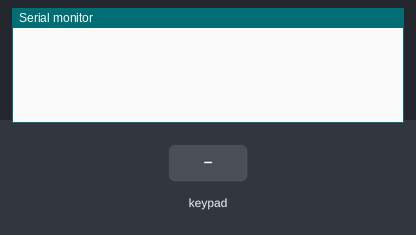
The sketch below on a simulated Arduino Uno, built with avr-gcc and run on an emulated ATmega328P. Shown: the last lines printed to the serial monitor. The inputs (shaded band) are chosen by the test bench.

Above: at 1.2 s.
1.3 s: key '7' pressed
At 2.2 s:
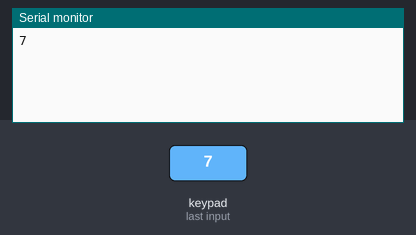
2.8 s: keypad keys 1 0 1 1 1 2 1 3 A pressed 0.4 s apart
At 7.0 s:
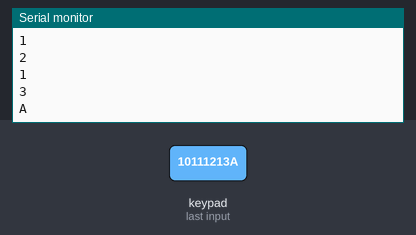
7.9 s: key 'B' pressed
At 8.3 s:
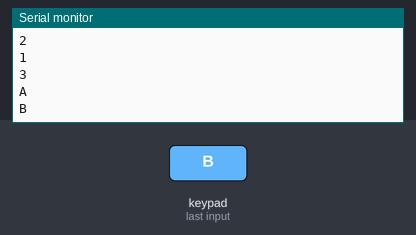
9.4 s: keypad keys 1 0 1 1 1 2 1 3 D pressed 0.4 s apart
At 13.3 s:
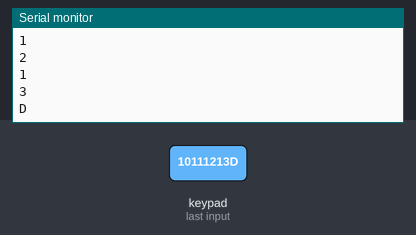
14.5 s: key 'C' pressed
At 15.7 s:
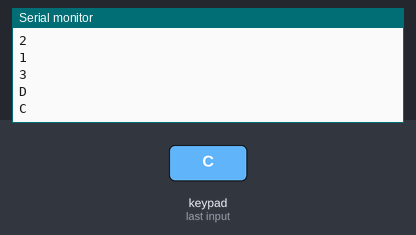
16.0 s: key 'E' pressed
At 17.1 s:
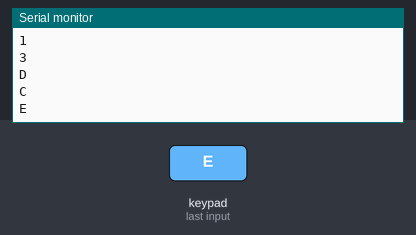
Timing chart, 0 to 18.5 s (numbered marks = the images above; inputs shaded):
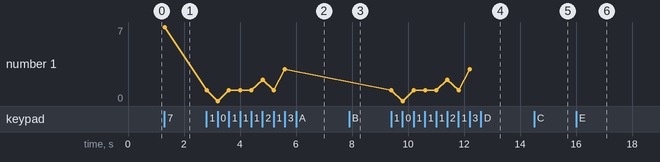

The sketch:

Lab05-02.ino
```cpp
#include <Keypad.h>
const byte ROWS = 4; // 4 Rows
const byte COLS = 4; // 4 Columns
// 定義 Keypad 的按鍵
char keys[ROWS][COLS] = {
{'7', '4', '1', '0'}, {'8','5','2', 'A'},
{'9', '6', '3', 'B'}, {'C', 'D', 'E', 'F'}
};
// 定義 Keypad 連到 Arduino 的接腳
byte rowPins[ROWS] = {10, 11, 12, 13};
// 連到 Keypad 的 4 個 Rows
byte colPins[COLS] = {14, 15, 16, 17};
// 連到 Keypad 的 4 個 Columns
// 建立 Keypad 物件
Keypad keypad =
Keypad( makeKeymap(keys), rowPins,
colPins, ROWS, COLS );
void setup(){
Serial.begin(9600);
}
void loop(){
char key = keypad.getKey(); // 讀取 Keypad的輸入
if (key != NO_KEY){
Serial.println(key);
}
}
```

Measured:
- after the input at 1.3 s, the serial monitor: prints a new line at once (image 1)
- after the input at 2.8 s, the serial monitor: prints a new line at once (image 2)
- after the input at 7.9 s, the serial monitor: prints a new line at once (image 3)
- after the input at 9.4 s, the serial monitor: prints a new line at once (image 4)
- after the input at 14.5 s, the serial monitor: prints a new line at once (image 5)
- after the input at 16.0 s, the serial monitor: prints a new line at once (image 6)
- plotted number 1: 7 → 3 after the input at 2.8 s
